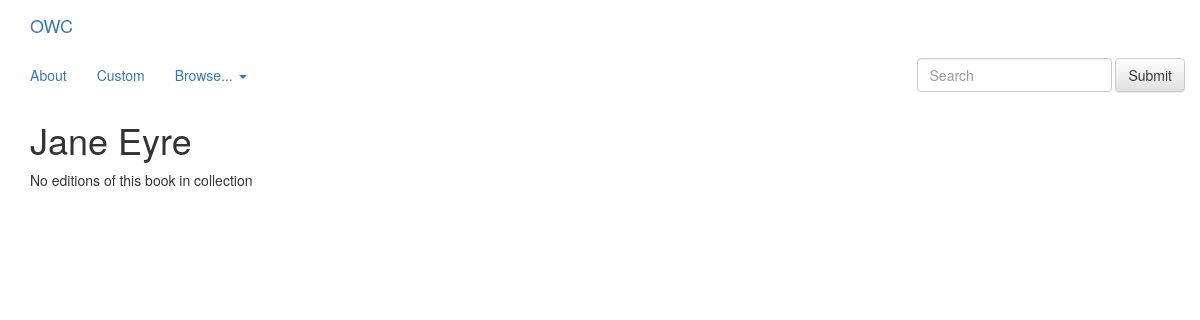
The app's page /book/1/, older data.
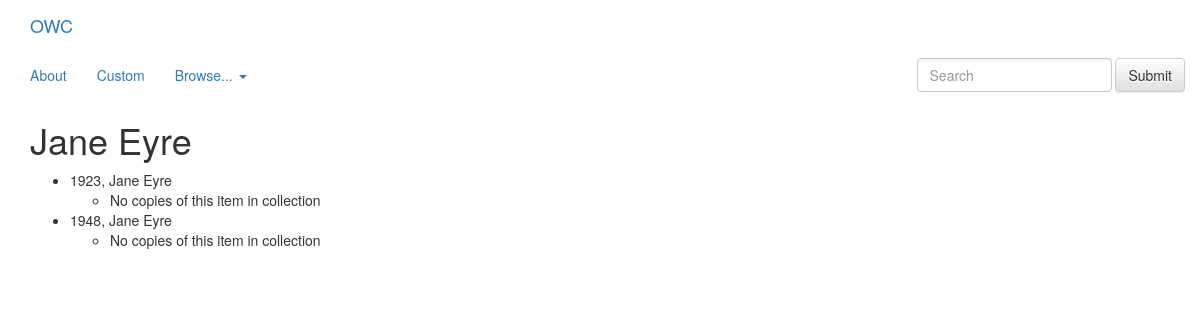
The same page, newer data.
### books/models.py (models this page shows, shortened)
class Book(models.Model):
    title = models.CharField(max_length=200)
    volume = models.IntegerField(default=0)

class Edition(models.Model):
    year = models.IntegerField(default=0)
    book = models.ForeignKey(Book, on_delete=models.CASCADE)

### books/views.py (the view)
# urls.py: url(r'^(?P<book_id>[0-9]+)/$', views.detail, name='detail'),
def detail(request, book_id):
    book = get_object_or_404(Book, pk=book_id)
    return render(request, 'books/detail.html', {'book': book})

### books/templates/books/detail.html (shortened to what this page needs)
{% extends 'books/base.html' %}
{% block content %}
<h1>{{ book.title }}</h1>
{% if book.edition_set.all %}
<ul>
{% for edition in book.edition_set.all %}
    <li>{{ edition.year }}, {{ edition.book.title }}
    	<ul>
    	{% if edition.instance_set.all %}
    	{% for instance in edition.instance_set.all %}
    		<li>{{ instance.condition }}</li>
    	{% endfor %}
    	{% else %}
    		<li>No copies of this item in collection</li>
    	{% endif %}
    	</ul>
    </li>
{% endfor %}
</ul>
{% else %}
	<p>No editions of this book in collection</p>
{% endif %}
{% endblock %}

### books/templates/books/base.html (shortened to what this page needs)
{% load staticfiles %}
<html lang="en">
<head>
<link rel="stylesheet"
	href="//maxcdn.bootstrapcdn.com/bootstrap/3.2.0/css/bootstrap.min.css">
<link rel="stylesheet"
	href="//maxcdn.bootstrapcdn.com/bootstrap/3.2.0/css/bootstrap-theme.min.css">
<link rel="stylesheet" href="{% static 'css/base.css' %}">
</head>
<body>
	<nav role="navigation">
		<div class="container-fluid">
			<div class="navbar-header">
				<a class="navbar-brand" href="#">OWC</a>
			</div>
		</div>
		<div class="collapse navbar-collapse"
			id="bs-example-navbar-collapse-1">
			<ul class="nav navbar-nav">
				<li class="active"><a href="about/">About <span class="sr-only">(current)</span></a></li>
				<li><a href="custom">Custom</a></li>
				<li class="dropdown"><a href="#" class="dropdown-toggle"
					data-toggle="dropdown" role="button" aria-haspopup="true"
					aria-expanded="false">Browse... <span class="caret"></span></a>
					</li>
			</ul>
			<form class="navbar-form navbar-right">
				<div class="form-group">
					<input type="text" class="form-control" placeholder="Search">
				</div>
				<button type="submit" class="btn btn-default">Submit</button>
			</form>
		</div>
	</nav>
	<div class="content container">
		<div class="row">
			<div class="col-md-8">{% block content %} {% endblock %}</div>
		</div>
	</div>
</body>
</html>

Row changes from the older to the newer data that the page shows:
added Edition: year "1923", book "Jane Eyre", shows "No copies of this item in collection"
added Edition: year "1948", book "Jane Eyre", shows "No copies of this item in collection"
Text that changed along with them:
text no longer shown: "No editions of this book in collection"
